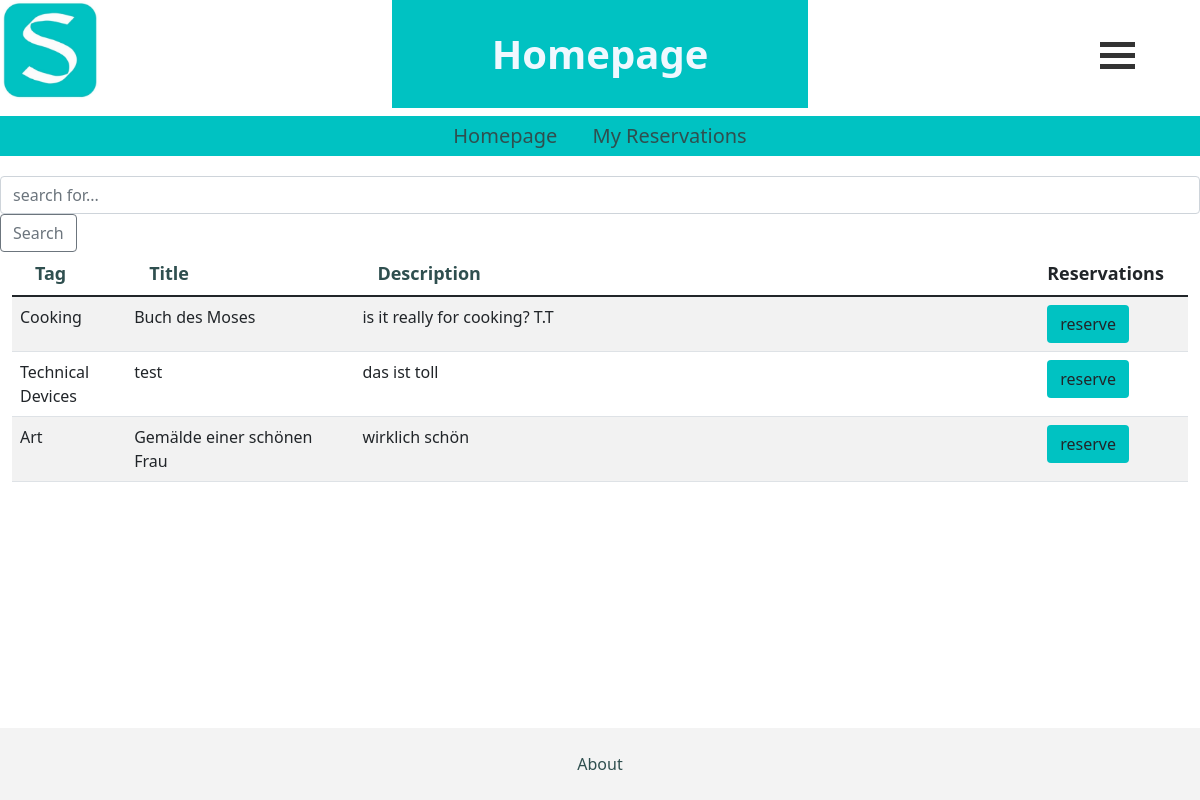
Screenshot of /cls/ with the database file from the repository.
### firstapp/models.py (models this page shows, shortened)
class Cluster(models.Model):
    tag_choice = (
        ('Art' , 'Art'),
        ('Chemistry' , 'Chemistry'),
        ('Technical Devices' , 'Technical Devices'),
        ('Cooking' , 'Cooking'),
        ('Music' , 'Music'),
    )
    tag_system = models.CharField(max_length=30, blank=True, choices=tag_choice)
    title = models.CharField(max_length=250)
    Beschreibung = models.CharField(max_length=250)
    availability = models.BooleanField()

### firstapp/views.py (the view)
# urls.py: path('cls/', views.homepagestudis, name='homestudi'),
def homepagestudis(request):
    if 'suche' in request.GET:
        suche = request.GET['suche']
        sortieren = Q(Q(tag_system__icontains=suche) | Q( title__icontains=suche) | Q( Beschreibung__icontains=suche))
        cluster= Cluster.objects.filter(sortieren)
    elif 'order_by' in request.GET:
        order_by = request.GET.get('order_by', 'defaultOrderField')
        cluster = Cluster.objects.all().order_by(order_by)
    else:
        cluster = Cluster.objects.all()
    context = {'cluster' : cluster}
    return render(request,'firstapp/homepageStudent.html', context)

### firstapp/templates/firstapp/homepageStudent.html (shortened to what this page needs)
{% extends 'firstapp/base.html' %}
{% load static %}
{% block body %}
<div class="d-flex justify-content-between" style="background-color: white ;">
  <div>
    <img class="logo" src="{% static 'images/logo.jpg'%}" alt="logo" onclick="javascript:window.location='http://127.0.0.1:8000/cls/';" on/>
  </div>
  <div>
    <h1 id="sitename"><b> Homepage </b></h1>
  </div>
  <div class="dropstart col-1 align-self-center">
    <div class="menu" id="dropdownMenu" data-bs-toggle="dropdown" aria-expanded="false" onclick="transformFunction(this)">
      <div class="menuBar1"></div>
      <div class="menuBar2"></div>
      <div class="menuBar3"></div>
    </div>
  </div>
</div>
  <nav>
      <a href="{% url 'homestudi' %}">Homepage</a>
      <a href="{% url 'ResPage' user.id %}">My Reservations</a>
  </nav>
  <div>
    <form class="form-inline my-2 my-lg-0">
      <input class="form-control mr-sm2" name="suche" type="search" placeholder="search for..." aria-lable="Search">
      <button class="btn btn-outline-secondary" type="submit">Search</button>
    </form>
  </div>
  <div class="container-fluid">
    <div class="table-responsive">
      <table id="mainTable" class="table table-striped table-hover">
        <thead>
          <tr>
            <th><a class="table-head-button" href="?order_by=tag_system">Tag</a></th>
            <th><a class="table-head-button" href="?order_by=title">Title</a></th>
            <th><a class="table-head-button" href="?order_by=Beschreibung">Description</a></th>
            <th>Reservations</th>
          </tr>
        </thead>
        <tbody>
            {% for cl in cluster %}
              <tr>
                <td class="col-sm-1">{{cl.tag_system}}</td>
                <td class="col-sm-2">{{cl.title}}</td>
                <td class="col-lg-6">{{cl.Beschreibung}}</td>
                {%if cl.availability == True %}
                  <td class="col-sm-1">
                    <a class="btn simplebutton" href="{% url 'book' cl.id user.id%}" role="button">reserve</a>
                  </td>
                  {%else%}
                  <td class="col-sm-1">
                    <a class="btn btn-danger" href="" role="button" disabled>not available</a>
                  </td>
                {% endif %}
              </tr>
            {% endfor %}
        </tbody>
      </table>
    </div>
  </div>
{% endblock body %}

### firstapp/templates/firstapp/base.html (style rules this page uses)
#sitename { padding: 30px 100px; color: aliceblue; background-color: rgb(0, 194, 194); font-size: 40px; text-align: center; }
.logo { width: 100px; height: 100px; cursor: pointer; margin: 0px, 0px, 0px, 10px; }
.simplebutton { background-color: rgb(0, 194, 194); }
nav { padding: 5px; margin: 0 0 20px; text-align: center; font-size: 20px; width: 100%; background-color: rgb(0, 194, 194); color: black; }
a { color:darkslategrey; padding-left: 15px; padding-right: 15px; text-decoration: none; }
th { font-size: 18px; }
html { position: relative; min-height: 100%; }
body { margin-bottom: 100px; }
.menu { display: inline-block; cursor: pointer; }
.menuBar1, .menuBar2, .menuBar3 { width: 35px; height: 5px; background-color: #333; margin: 6px 0; transition: 0.4s; }

### rows the page displays
Cluster: tag_system "Cooking", title "Buch des Moses", Beschreibung "is it really for cooking? T.T", availability "reserve"
Cluster: tag_system "Technical Devices", title "test", Beschreibung "das ist toll", availability "reserve"
Cluster: tag_system "Art", title "Gemälde einer schönen Frau", Beschreibung "wirklich schön", availability "reserve"
